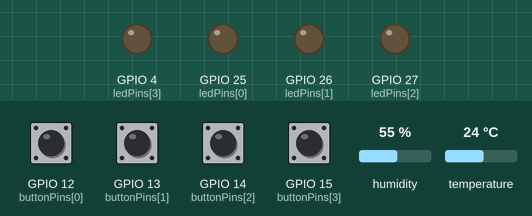
This sketch was run on a simulated ESP32. Parts: output pins drawn as LEDs (lit = HIGH). The inputs (shaded band) are chosen by the test bench; at power-on: GPIO 12 (buttonPins[0]), GPIO 13 (buttonPins[1]), GPIO 14 (buttonPins[2]), GPIO 15 (buttonPins[3]) HIGH, humidity 55 %, temperature 24 °C. WiFi joins after 1.5 s; servers stay silent unless stated; no MQTT or app messages arrive unless stated; what the sketch prints to the serial monitor is not drawn.

Above: at 2.7 s.
2.8 s: GPIO 12 (buttonPins[0]) pulled LOW for 0.15 s
At 3.6 s:
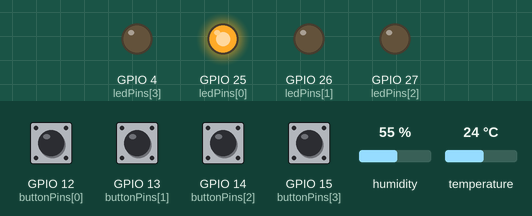
9.3 s: GPIO 13 (buttonPins[1]) pulled LOW for 0.15 s
At 9.8 s:
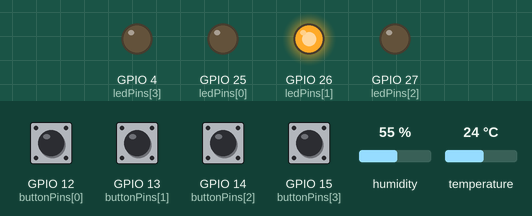
15.8 s: GPIO 14 (buttonPins[2]) pulled LOW for 0.15 s
At 17.1 s:
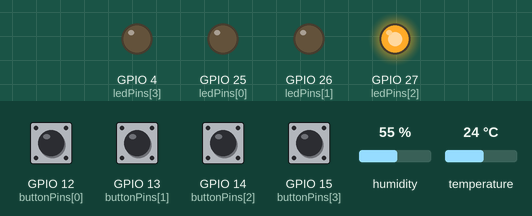
22.3 s: GPIO 15 (buttonPins[3]) pulled LOW for 0.15 s
At 23.3 s:
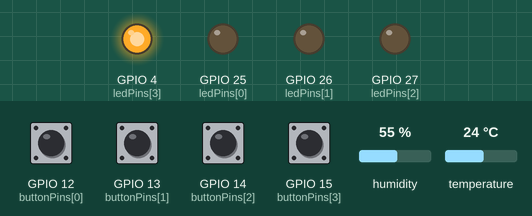
28.8 s: GPIO 12 (buttonPins[0]) driven LOW and GPIO 13 (buttonPins[1]) driven LOW
At 29.4 s:
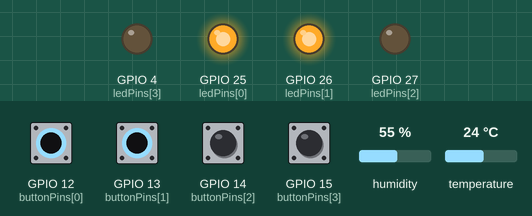
35.3 s: GPIO 14 (buttonPins[2]) driven LOW and GPIO 15 (buttonPins[3]) driven LOW
At 35.6 s:
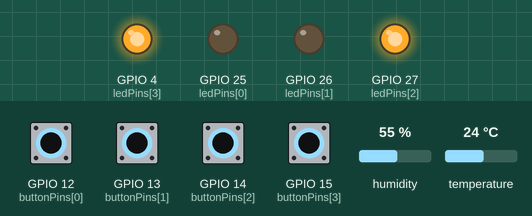
Timing chart, 0 to 41.8 s (numbered marks = the images above; inputs shaded):
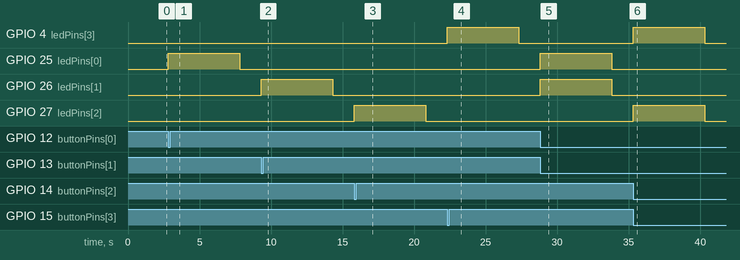

Measured:
- after the input at 2.8 s, GPIO 25 (ledPins[0]): LOW → HIGH at once, → LOW 5.0 s later
- after the input at 9.3 s, GPIO 26 (ledPins[1]): LOW → HIGH at once, → LOW 5.0 s later
- after the input at 15.8 s, GPIO 27 (ledPins[2]): LOW → HIGH at once, → LOW 5.0 s later
- after the input at 22.3 s, GPIO 4 (ledPins[3]): LOW → HIGH at once, → LOW 5.0 s later
- after the input at 28.8 s, GPIO 25 (ledPins[0]), GPIO 26 (ledPins[1]): LOW → HIGH at once, → LOW 5.0 s later
- after the input at 35.3 s, GPIO 4 (ledPins[3]), GPIO 27 (ledPins[2]): LOW → HIGH at once, → LOW 5.0 s later

The sketch:

main.ino
```cpp
#include <WiFiClientSecure.h>
#include <MQTTClient.h>
#include <ArduinoJson.h>
#include "DHT.h"
#include "WiFi.h"

// ============================================================
// ===================  USER CONFIGURATION  ===================
// ============================================================

// ⚠️ GITHUB SECURITY NOTE:
// Real credentials have been removed for security.
// Replace "YOUR_..." with actual values before flashing to ESP32.

// 1. WIFI SETTINGS
const char WIFI_SSID[] = "YOUR_WIFI_NAME";       // <--- Sirf yahan change karna jab chalao
const char WIFI_PASSWORD[] = "YOUR_WIFI_PASSWORD"; // <--- Yahan Password

// 2. AWS IOT SETTINGS
const char AWS_IOT_ENDPOINT[] = "YOUR_AWS_ENDPOINT_HERE"; // <--- AWS Endpoint
const char AWS_IOT_TOPIC[]    = "esp32/status";

// 3. AMAZON ROOT CA 1
static const char AWS_CERT_CA[] PROGMEM = R"EOF(
-----BEGIN CERTIFICATE-----
PASTE_YOUR_ROOT_CA_HERE
-----END CERTIFICATE-----
)EOF";

// 4. DEVICE CERTIFICATE
static const char AWS_CERT_CRT[] PROGMEM = R"EOF(
-----BEGIN CERTIFICATE-----
PASTE_YOUR_DEVICE_CERTIFICATE_HERE
-----END CERTIFICATE-----
)EOF";

// 5. PRIVATE KEY
static const char AWS_CERT_PRIVATE[] PROGMEM = R"EOF(
-----BEGIN RSA PRIVATE KEY-----
PASTE_YOUR_PRIVATE_KEY_HERE
-----END RSA PRIVATE KEY-----
)EOF";

// ============================================================
// ===================    HARDWARE SETUP    ===================
// ============================================================

#define DHTPIN 5
#define DHTTYPE DHT11

const int ledPins[4] = {25, 26, 27, 4};
const int buttonPins[4] = {12, 13, 14, 15};

// --- GLOBAL VARIABLES ---
DHT dht(DHTPIN, DHTTYPE);
WiFiClientSecure net = WiFiClientSecure();
MQTTClient client = MQTTClient(256);

unsigned long ledOnTimes[4] = {0, 0, 0, 0};
bool lastButtonStates[4] = {HIGH, HIGH, HIGH, HIGH};
const unsigned long glowDuration = 5000;

// Timer variables for DHT
unsigned long previousDHTMillis = 0;
const long dhtInterval = 2000;

// ============================================================
// ===================    AWS FUNCTIONS     ===================
// ============================================================

void connectAWS() {
  WiFi.mode(WIFI_STA);
  WiFi.begin(WIFI_SSID, WIFI_PASSWORD);

  Serial.println("Connecting to Wi-Fi");
  while (WiFi.status() != WL_CONNECTED) {
    delay(500);
    Serial.print(".");
  }
  Serial.println("\nWiFi Connected!");

  // Certs Config
  net.setCACert(AWS_CERT_CA);
  net.setCertificate(AWS_CERT_CRT);
  net.setPrivateKey(AWS_CERT_PRIVATE);

  client.begin(AWS_IOT_ENDPOINT, 8883, net);

  Serial.println("Connecting to AWS IoT");
  while (!client.connect("ESP32_Sensor_Client")) {
    Serial.print(".");
    delay(1000);
  }

  if (!client.connected()) {
    Serial.println("AWS IoT Timeout!");
    return;
  }
  Serial.println("\nAWS IoT Connected!");
}

void setup() {
  Serial.begin(115200);
  dht.begin();

  // Setup Hardware
  for (int i = 0; i < 4; i++) {
    pinMode(ledPins[i], OUTPUT);
    digitalWrite(ledPins[i], LOW);
  }

  for (int i = 0; i < 4; i++) {
    pinMode(buttonPins[i], INPUT_PULLUP);
  }

  connectAWS();
}

void loop() {
  client.loop();

  if (!client.connected()) {
    Serial.println("Reconnecting...");
    connectAWS();
  }

  unsigned long currentMillis = millis();

  // Buttons & LEDs Logic
  for (int i = 0; i < 4; i++) {
    bool currentButtonState = digitalRead(buttonPins[i]);
    if (currentButtonState == LOW && lastButtonStates[i] == HIGH) {
      Serial.print("Button Pressed: ");
      Serial.println(i);
      digitalWrite(ledPins[i], HIGH);
      ledOnTimes[i] = currentMillis;
    }
    lastButtonStates[i] = currentButtonState;
  }

  // LED Timer Logic
  for (int i = 0; i < 4; i++) {
    if (ledOnTimes[i] != 0 && (currentMillis - ledOnTimes[i] >= glowDuration)) {
      digitalWrite(ledPins[i], LOW);
      ledOnTimes[i] = 0;
      Serial.print("LED OFF: ");
      Serial.println(i);
    }
  }

  // Sensor Logic
  if (currentMillis - previousDHTMillis >= dhtInterval) {
    previousDHTMillis = currentMillis;
    float h = dht.readHumidity();
    float t = dht.readTemperature();

    if (!isnan(h) && !isnan(t)) {
      StaticJsonDocument<200> doc;
      doc["humidity"] = h;
      doc["temperature"] = t;
      doc["leds_active"] = (ledOnTimes[0]>0) + (ledOnTimes[1]>0) + (ledOnTimes[2]>0) + (ledOnTimes[3]>0);

      char jsonBuffer[512];
      serializeJson(doc, jsonBuffer);

      if(client.publish(AWS_IOT_TOPIC, jsonBuffer)) {
         Serial.println("Data sent to AWS!");
      } else {
         Serial.println("Publish failed!");
      }
    }
  }
}
```
